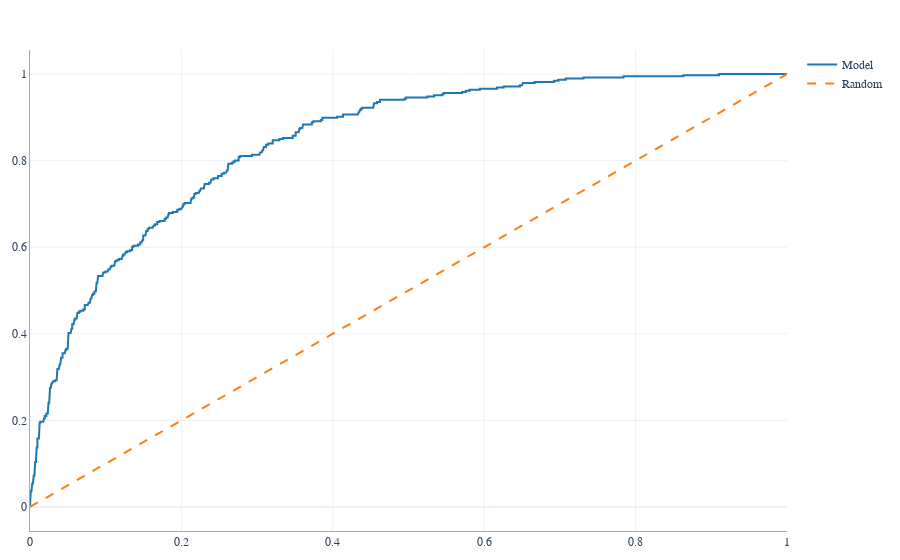

Notebook code for this chart:
### Code cell
fig = go.Figure()
fig.add_trace(go.Scatter(x=fpr, y=tpr, mode='lines', name='Model'))
fig.add_trace(go.Scatter(x=[0, 1], y=[0, 1], mode='lines', name='Random', line_dash='dash'))

### Figure 1 — Plotly figure (JSON) as saved in the notebook; plotly's stock layout.template omitted (floating-point values rounded to 4 significant figures; data arrays with more than 128 entries replaced by an {"elided": "..."} marker saying what was removed)
{"data": [{"mode": "lines", "name": "Model", "type": "scatter", "x": {"elided": "393 float values"}, "y": {"elided": "393 float values"}}, {"line": {"dash": "dash"}, "mode": "lines", "name": "Random", "type": "scatter", "x": [0, 1], "y": [0, 1]}], "layout": {}}
